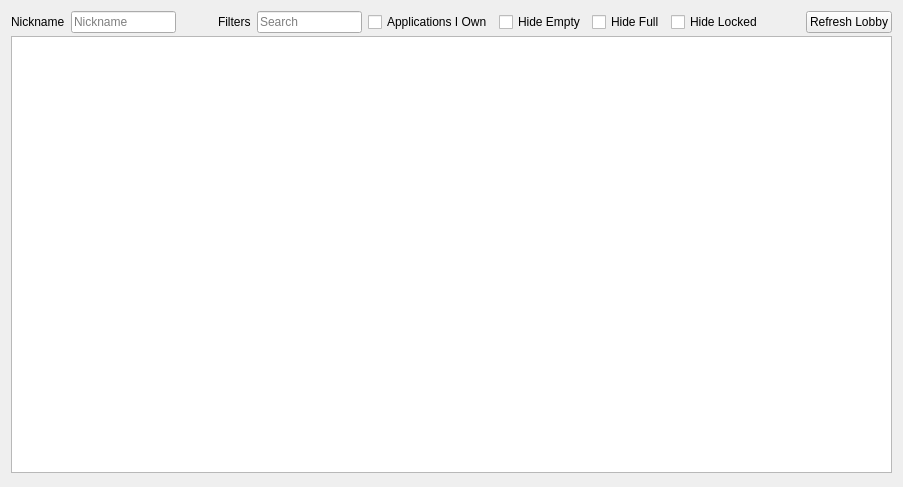
<?xml version="1.0" encoding="UTF-8"?>
<ui version="4.0">
 <class>Lobby</class>
 <widget class="QWidget" name="Lobby">
  <property name="geometry">
   <rect>
    <x>0</x>
    <y>0</y>
    <width>903</width>
    <height>487</height>
   </rect>
  </property>
  <property name="windowTitle">
   <string>Public Room Browser</string>
  </property>
  <layout class="QVBoxLayout" name="verticalLayout">
   <item>
    <layout class="QVBoxLayout" name="verticalLayout_2">
     <property name="spacing">
      <number>3</number>
     </property>
     <item>
      <layout class="QHBoxLayout" name="horizontalLayout_3">
       <property name="spacing">
        <number>6</number>
       </property>
       <item>
        <layout class="QHBoxLayout" name="horizontalLayout_5">
         <item>
          <widget class="QLabel" name="label">
           <property name="text">
            <string>Nickname</string>
           </property>
          </widget>
         </item>
         <item>
          <widget class="QLineEdit" name="nickname">
           <property name="placeholderText">
            <string>Nickname</string>
           </property>
          </widget>
         </item>
         <item>
          <spacer name="horizontalSpacer_2">
           <property name="orientation">
            <enum>Qt::Horizontal</enum>
           </property>
           <property name="sizeHint" stdset="0">
            <size>
             <width>40</width>
             <height>20</height>
            </size>
           </property>
          </spacer>
         </item>
         <item>
          <widget class="QLabel" name="label_2">
           <property name="text">
            <string>Filters</string>
           </property>
          </widget>
         </item>
         <item>
          <widget class="QLineEdit" name="search">
           <property name="placeholderText">
            <string>Search</string>
           </property>
           <property name="clearButtonEnabled">
            <bool>true</bool>
           </property>
          </widget>
         </item>
         <item>
          <widget class="QCheckBox" name="games_owned">
           <property name="text">
            <string>Applications I Own</string>
           </property>
          </widget>
         </item>
         <item>
          <widget class="QCheckBox" name="hide_empty">
           <property name="text">
            <string>Hide Empty</string>
           </property>
          </widget>
         </item>
         <item>
          <widget class="QCheckBox" name="hide_full">
           <property name="text">
            <string>Hide Full</string>
           </property>
          </widget>
         </item>
         <item>
          <widget class="QCheckBox" name="hide_locked">
           <property name="text">
            <string>Hide Locked</string>
           </property>
          </widget>
         </item>
         <item>
          <spacer name="horizontalSpacer">
           <property name="orientation">
            <enum>Qt::Horizontal</enum>
           </property>
           <property name="sizeHint" stdset="0">
            <size>
             <width>40</width>
             <height>20</height>
            </size>
           </property>
          </spacer>
         </item>
         <item>
          <widget class="QPushButton" name="refresh_list">
           <property name="text">
            <string>Refresh Lobby</string>
           </property>
          </widget>
         </item>
        </layout>
       </item>
      </layout>
     </item>
     <item>
      <widget class="QTreeView" name="room_list"/>
     </item>
     <item>
      <widget class="QWidget" name="widget" native="true"/>
     </item>
    </layout>
   </item>
  </layout>
 </widget>
 <resources/>
 <connections/>
</ui>
